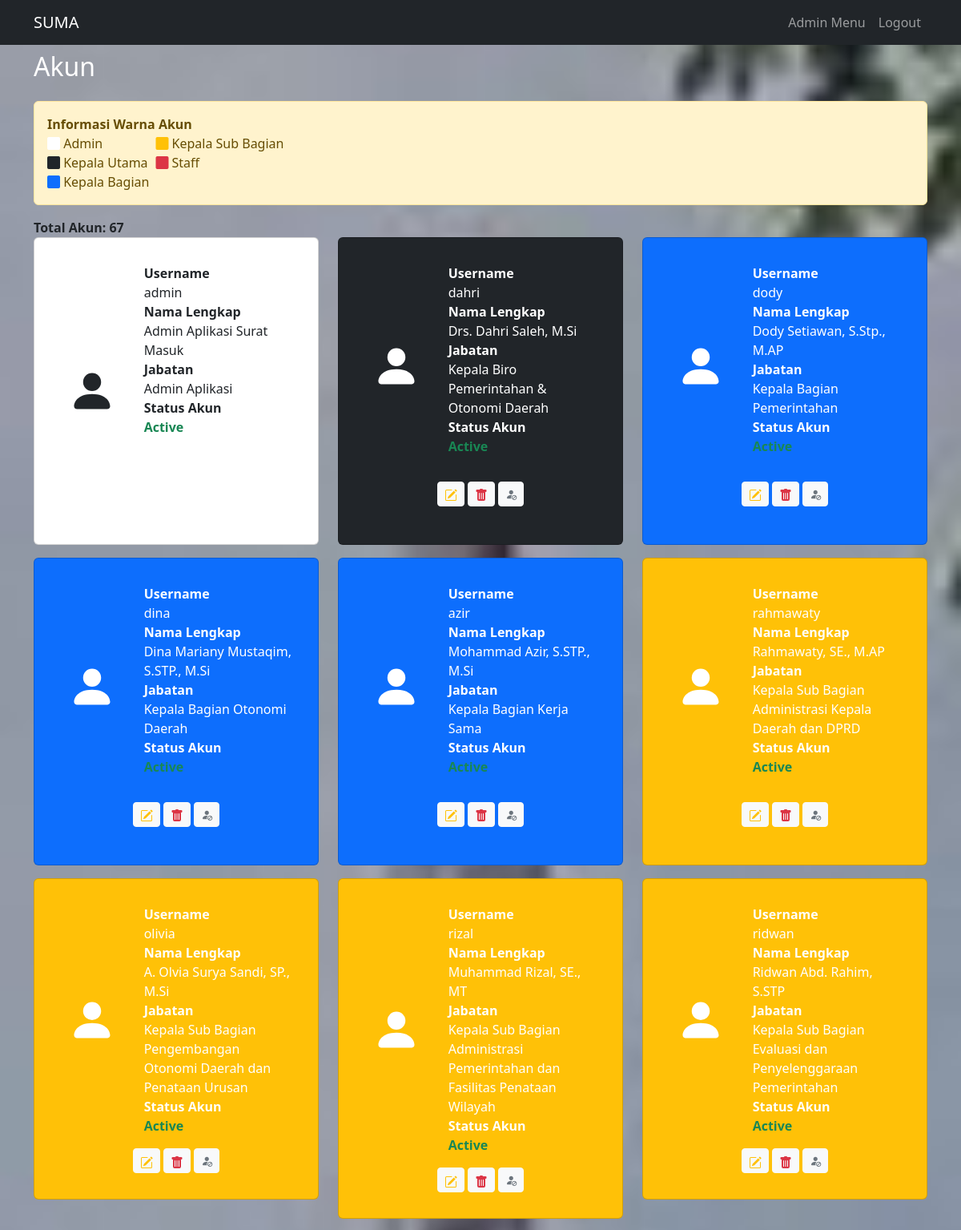
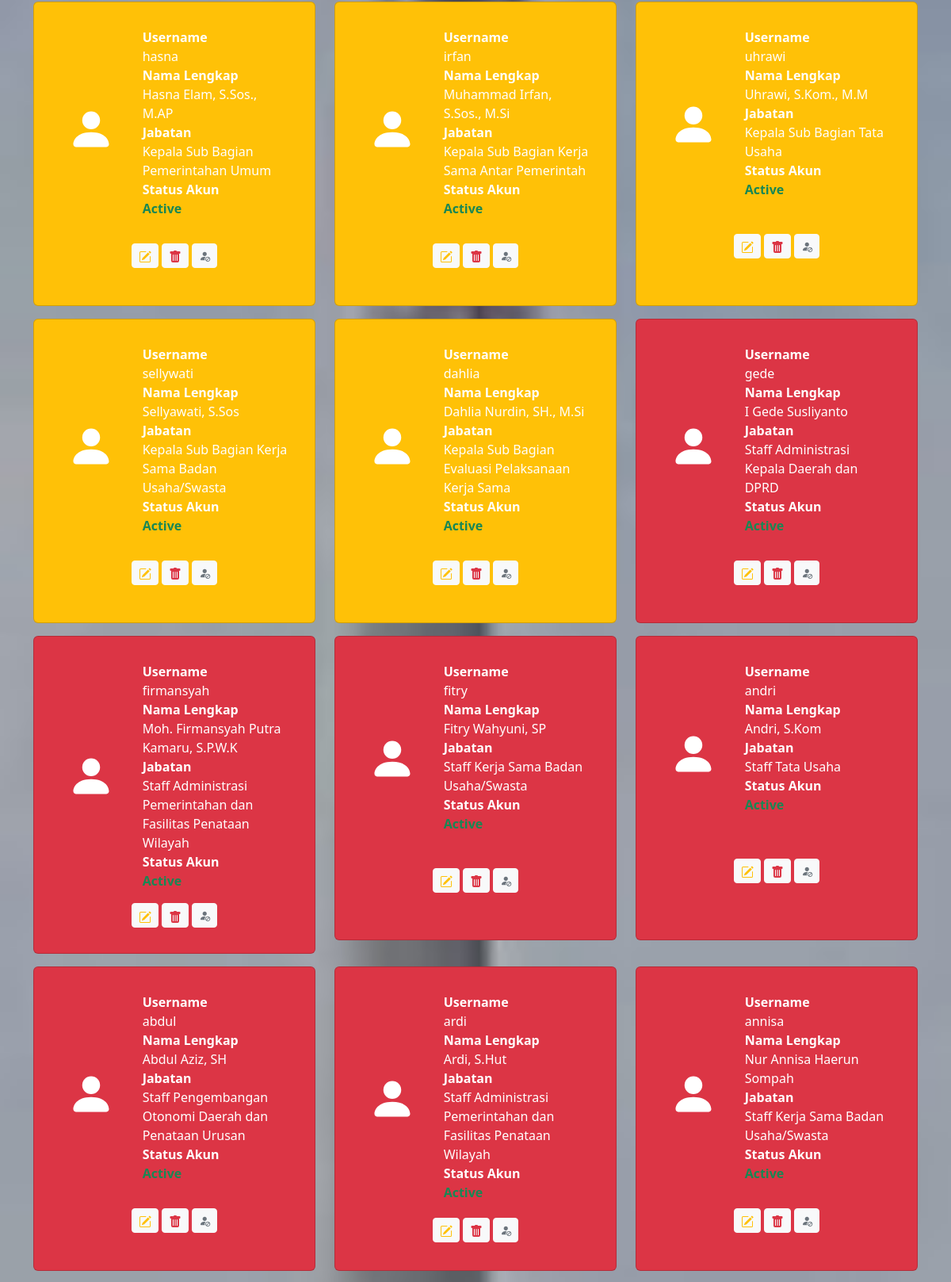
The app's page /akun.php (signed in, upper part) with its own data (2 pictures, top to bottom).
### tables this page shows
CREATE TABLE `user` (
  `id` int(11) NOT NULL,
  `username` varchar(128) NOT NULL,
  `password` varchar(128) NOT NULL,
  `fullname` varchar(128) NOT NULL,
  `id_jabatan` int(11) NOT NULL,
  `level` enum('Admin','Kepala Utama','Kepala Bagian','Kepala Sub Bagian','Staff') NOT NULL,
  `status` enum('Active','Block') NOT NULL
);

CREATE TABLE `jabatan` (
  `id` int(11) NOT NULL,
  `jabatan` varchar(128) NOT NULL,
  `bidang` varchar(128) NOT NULL,
  `turunan` varchar(128) NOT NULL
);

### akun.php (the view, shortened to what this page needs)
<?php
include_once('database/db.php');
$query = mysqli_query($conn, "SELECT user.id, username, fullname, jabatan, level, status FROM user JOIN jabatan ON user.id_jabatan = jabatan.id ORDER BY level ASC");
$AkunTotal = mysqli_num_rows($query);
?>
<!DOCTYPE html>
<html lang="en">
<head>
    <link href="https://cdn.jsdelivr.net/npm/bootstrap@5.3.0/dist/css/bootstrap.min.css" rel="stylesheet">
    <link rel="stylesheet" href="node_modules/bootstrap-icons/font/bootstrap-icons.css">
    <link rel="stylesheet" href="bg/bg.css">
</head>
<body>
    <?php include_once('extention/navbar.php') ?>
    <div class="container mt-2">
        <h2 class="mb-4 text-white">Akun</h2>
        <div class="alert alert-warning">
            <div class="d-flex flex-column">
                <div>
                    <strong>Informasi Warna Akun</strong>
                </div>
                <div class="d-flex flex-row">
                    <div class="d-flex flex-column me-2">
                        <div>
                            <span><i class="bi bi-square-fill text-white"></i> Admin</span>
                        </div>
                        <div>
                            <span><i class="bi bi-square-fill text-dark"></i> Kepala Utama</span>
                        </div>
                        <div>
                            <span><i class="bi bi-square-fill text-primary"></i> Kepala Bagian</span>
                        </div>
                    </div>
                    <div class="d-flex flex-column">
                        <div>
                            <span><i class="bi bi-square-fill text-warning"></i> Kepala Sub Bagian</span>
                        </div>
                        <div>
                            <span><i class="bi bi-square-fill text-danger"></i> Staff</span>
                        </div>
                    </div>
                </div>
            </div>
        </div>
        <span><strong>Total Akun: <?= $AkunTotal ?></strong></span>
        <div class="row">
            <?php
            while ($data = mysqli_fetch_array($query)) :
            ?>
                <div class="col-lg-4">
                    <?php
                    if ($data['level'] == "Admin") {
                    ?>
                        <div class="card bg-default p-3 mb-3" style="min-height: 48vh;">
                        <?php
                    } else if ($data['level'] == "Kepala Utama" && $data['status'] == "Active") {
                        ?>
                            <div class="card bg-dark text-white p-3 mb-3" style="min-height: 48vh;">
                            <?php
                        } else if ($data['level'] == "Kepala Bagian" && $data['status'] == "Active") {
                            ?>
                                <div class="card bg-primary text-white p-3 mb-3" style="min-height: 48vh;">
                                <?php
                            } else if ($data['level'] == "Kepala Sub Bagian" && $data['status'] == "Active") {
                                ?>
                                    <div class="card bg-warning text-white p-3 mb-3" style="min-height: 48vh;">
                                    <?php
                                } else if ($data['level'] == "Staff" && $data['status'] == "Active") {
                                    ?>
                                        <div class="card bg-danger text-white p-3 mb-3" style="min-height: 48vh;">
                                        <?php
                                    } else if ($data['level'] == "Kepala Utama" && $data['status'] == "Block") {
                                        ?>
                                            <div class="card bg-secondary text-white p-3 mb-3" style="min-height: 48vh;">
                                            <?php
                                        } else if ($data['level'] == "Kepala Bagian" && $data['status'] == "Block") {
                                            ?>
                                                <div class="card bg-secondary text-white p-3 mb-3" style="min-height: 48vh;">
                                                <?php
                                            } else if ($data['level'] == "Kepala Sub Bagian" && $data['status'] == "Block") {
                                                ?>
                                                    <div class="card bg-secondary text-white p-3 mb-3" style="min-height: 48vh;">
                                                    <?php
                                                } else if ($data['level'] == "Staff" && $data['status'] == "Block") {
                                                    ?>
                                                        <div class="card bg-secondary text-white p-3 mb-3" style="min-height: 48vh;">
                                                        <?php
                                                    }
                                                        ?>
                                                        <div class="card-body d-flex flex-row">
                                                            <div class="row">
                                                                <div class="col-lg-4" style="align-items: center; justify-content:center; display:flex;">
                                                                    <svg xmlns="http://www.w3.org/2000/svg" width="60" height="60" fill="currentColor" class="bi bi-person-fill" viewBox="0 0 16 16">
                                                                        <path d="M3 14s-1 0-1-1 1-4 6-4 6 3 6 4-1 1-1 1H3Zm5-6a3 3 0 1 0 0-6 3 3 0 0 0 0 6Z" />
                                                                    </svg>
                                                                </div>
                                                                <div class="col-lg-8">
                                                                    <div class="d-flex flex-column">
                                                                        <div>
                                                                            <strong>Username</strong>
                                                                        </div>
                                                                        <div>
                                                                            <?= $data['username'] ?>
                                                                        </div>
                                                                        <div>
                                                                            <strong>Nama Lengkap</strong>
                                                                        </div>
                                                                        <div>
                                                                            <?= $data['fullname'] ?>
                                                                        </div>
                                                                        <div>
                                                                            <strong>Jabatan</strong>
                                                                        </div>
                                                                        <div>
                                                                            <?= $data['jabatan'] ?>
                                                                        </div>
                                                                        <div>
                                                                            <strong>Status Akun</strong>
                                                                        </div>
                                                                        <div>
                                                                            <?php
                                                                            if ($data['status'] == "Active") {
                                                                                echo '<strong><span class="text-success">' . $data['status'] . '</span></strong>';
                                                                            } else {
                                                                                echo '<strong><span class="text-danger">' . $data['status'] . '</span></strong>';
                                                                            }
                                                                            ?>
                                                                        </div>
                                                                    </div>
                                                                </div>
                                                                <?php if ($data['level'] != "Admin") {
                                                                ?>
                                                                    <div class="col-lg-12 text-center mt-3">
                                                                        <a href="editakun.php?id=<?= $data['id'] ?>" class="btn btn-light text-warning btn-sm"></a>
                                                                        <a onclick="return confirm('Yakin ingin menghapus akun?')" href="deleteakun.php?id=<?= $data['id'] ?>" class="btn btn-light text-danger btn-sm"></a>
                                                                        <?php
                                                                        if ($data['status'] == "Active") {
                                                                        ?>
                                                                            <a href="blokakun.php?id=<?= $data['id'] ?>" onclick="return confirm('Yakin ingin blokir akun?')" class="btn btn-light text-secondary btn-sm"><i class="bi bi-person-fill-slash"></i></a>
                                                                        <?php
                                                                        } else {
                                                                        ?>
                                                                            <a href="activeakun.php?id=<?= $data['id'] ?>" onclick="return confirm('Yakin ingin aktivasi akun?')" class="btn btn-light text-success btn-sm"><i class="bi bi-person-fill-check"></i></a>
                                                                        <?php
                                                                        }
                                                                        ?>
                                                                    </div>
                                                                <?php
                                                                }
                                                                ?>
                                                            </div>
                                                        </div>
                                                        </div>
                                                    </div>
                                                <?php endwhile; ?>
                                                </div>
                                            </div>
</body>
</html>

### bg/bg.css (style rules this page uses)
body { background-image: url('kantor_gubernur.jpg'); background-position: center; background-repeat: no-repeat; background-size: cover; background-attachment: fixed; height: 100vh; }

### records on screen
user: username "admin", fullname "Admin Aplikasi Surat Masuk", id_jabatan.jabatan "Admin Aplikasi", status "Active"
user: username "dahri", fullname "Drs. Dahri Saleh, M.Si", id_jabatan.jabatan "Kepala Biro Pemerintahan & Otonomi Daerah", status "Active"
user: username "dody", fullname "Dody Setiawan, S.Stp., M.AP", id_jabatan.jabatan "Kepala Bagian Pemerintahan"
user: username "dina", fullname "Dina Mariany Mustaqim, S.STP., M.Si", id_jabatan.jabatan "Kepala Bagian Otonomi Daerah"
user: username "azir", fullname "Mohammad Azir, S.STP., M.Si", id_jabatan.jabatan "Kepala Bagian Kerja Sama"
user: username "rahmawaty", fullname "Rahmawaty, SE., M.AP", id_jabatan.jabatan "Kepala Sub Bagian Administrasi Kepala Daerah dan DPRD", status "Active"
user: username "olivia", fullname "A. Olvia Surya Sandi, SP., M.Si", id_jabatan.jabatan "Kepala Sub Bagian Pengembangan Otonomi Daerah dan Penataan Urusan", status "Active"
user: username "rizal", fullname "Muhammad Rizal, SE., MT", id_jabatan.jabatan "Kepala Sub Bagian Administrasi Pemerintahan dan Fasilitas Penataan Wilayah", status "Active"
user: username "ridwan", fullname "Ridwan Abd. Rahim, S.STP", id_jabatan.jabatan "Kepala Sub Bagian Evaluasi dan Penyelenggaraan Pemerintahan", status "Active"
user: username "hasna", fullname "Hasna Elam, S.Sos., M.AP", id_jabatan.jabatan "Kepala Sub Bagian Pemerintahan Umum", status "Active"
user: username "irfan", fullname "Muhammad Irfan, S.Sos., M.Si", id_jabatan.jabatan "Kepala Sub Bagian Kerja Sama Antar Pemerintah", status "Active"
user: username "uhrawi", fullname "Uhrawi, S.Kom., M.M", id_jabatan.jabatan "Kepala Sub Bagian Tata Usaha", status "Active"
user: username "sellywati", fullname "Sellyawati, S.Sos", id_jabatan.jabatan "Kepala Sub Bagian Kerja Sama Badan Usaha/Swasta", status "Active"
user: username "dahlia", fullname "Dahlia Nurdin, SH., M.Si", id_jabatan.jabatan "Kepala Sub Bagian Evaluasi Pelaksanaan Kerja Sama", status "Active"
user: username "gede", fullname "I Gede Susliyanto", id_jabatan.jabatan "Staff Administrasi Kepala Daerah dan DPRD"
user: username "firmansyah", fullname "Moh. Firmansyah Putra Kamaru, S.P.W.K", id_jabatan.jabatan "Staff Administrasi Pemerintahan dan Fasilitas Penataan Wilayah"
user: username "fitry", fullname "Fitry Wahyuni, SP", id_jabatan.jabatan "Staff Kerja Sama Badan Usaha/Swasta"
user: username "andri", fullname "Andri, S.Kom", id_jabatan.jabatan "Staff Tata Usaha"
user: username "abdul", fullname "Abdul Aziz, SH", id_jabatan.jabatan "Staff Pengembangan Otonomi Daerah dan Penataan Urusan"
user: username "ardi", fullname "Ardi, S.Hut", id_jabatan.jabatan "Staff Administrasi Pemerintahan dan Fasilitas Penataan Wilayah"
user: username "annisa", fullname "Nur Annisa Haerun Sompah", id_jabatan.jabatan "Staff Kerja Sama Badan Usaha/Swasta"

### other values on screen
$AkunTotal "67"
